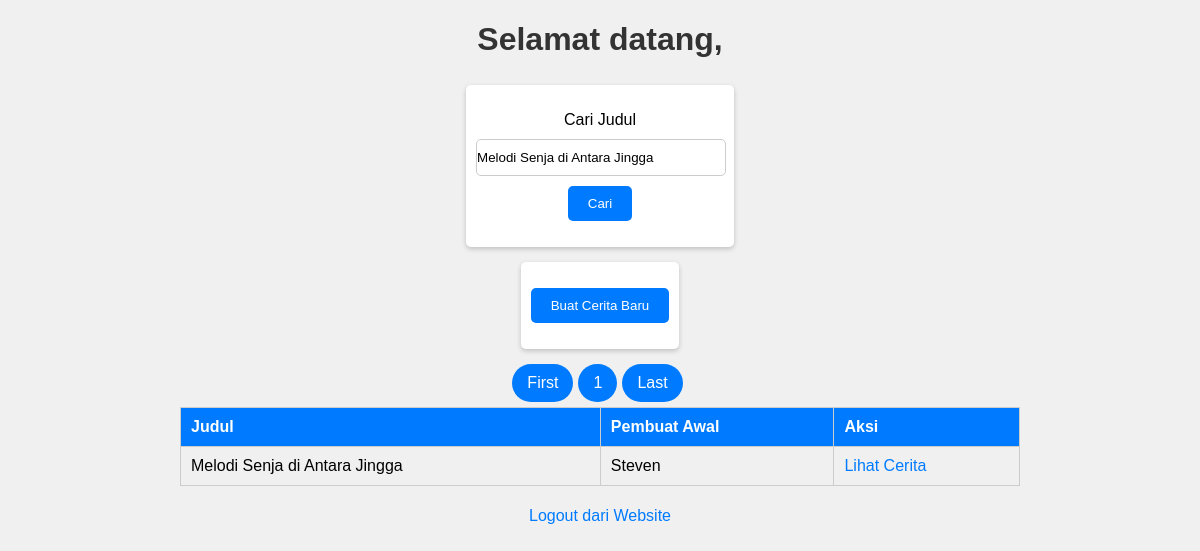
/homepage.php?judul=Melodi Senja di Antara Jingga, run on the app's committed database.
### tables this page shows
CREATE TABLE `cerita` (
  `idcerita` int(11) NOT NULL AUTO_INCREMENT,
  `judul` varchar(100) DEFAULT NULL,
  `iduser_pembuat_awal` varchar(40) NOT NULL,
  PRIMARY KEY (`idcerita`),
  KEY `fk_cerita_users_idx` (`iduser_pembuat_awal`),
  CONSTRAINT `fk_cerita_users` FOREIGN KEY (`iduser_pembuat_awal`) REFERENCES `users` (`iduser`) ON DELETE NO ACTION ON UPDATE NO ACTION
);

CREATE TABLE `users` (
  `iduser` varchar(40) NOT NULL,
  `nama` varchar(45) DEFAULT NULL,
  `password` varchar(100) DEFAULT NULL,
  `salt` varchar(10) DEFAULT NULL,
  PRIMARY KEY (`iduser`)
);

### class/koneksi.php (called while the page is built, shortened)
<?php
    class Koneksi {
        public function __construct() {
            $this->conn = new mysqli("localhost", "root", "", "project_uts_fsp");
        }
    }
?>

### class/cerita.php (called while the page is built, shortened)
<?php
    require_once("koneksi.php");
    class Cerita extends Koneksi {
        public function getCerita($search="%") {
            $sql = "SELECT * FROM cerita c INNER JOIN users u ON c.iduser_pembuat_awal=u.iduser WHERE judul LIKE ?";
            $stmt = $this->conn->prepare($sql);
            $stmt->bind_param("s", $search);
            $stmt->execute();
            $result = $stmt->get_result();
            return $result;
        }
        public function getCeritaLimit($search="%", $start=0, $perpage=10) {
            $sql = "SELECT * FROM cerita c INNER JOIN users u ON c.iduser_pembuat_awal=u.iduser WHERE judul LIKE ? LIMIT ?, ?";
            $stmt = $this->conn->prepare($sql);
            $stmt->bind_param("sii", $search, $start, $perpage);
            $stmt->execute();
            $result = $stmt->get_result();
            return $result;
        }
    }
?>

### homepage.php (the view, shortened to what this page needs)
<?php
    require_once("class/users.php");
    require_once("class/cerita.php");
    if (isset($_SESSION)) {
        $nama = $_SESSION["nama"];
    } else {
    }
    if(isset($_GET["judul"])){
        $judul = $_GET["judul"];
    }
    else{
        $judul = "";
    }
    if (isset($_GET["judul"])) {
        $search = "%".$_GET["judul"]."%";
    } else {
        $search = "%";
    }
?>
<!DOCTYPE html>
<html lang="en">
<head>
</head>
<body>
    <h1>Selamat datang, <?php echo $nama; ?></h1>
    <form action="homepage.php" method="GET">
        <p>
            <label>Cari Judul</label>
            <input type='text' name='judul' value='<?php echo $judul; ?>'>
            <input type='submit' name='btncari' value='Cari'>
        </p>
    </form>
    <form action="cerita_baru.php" method="GET">
        <p><input type="submit" value="Buat Cerita Baru" name="btnbaru"></p>
    </form>
    <?php
        echo "<table border='1'>";
        echo "<tr>";
        echo "<th>Judul</th><th>Pembuat Awal</th><th>Aksi</th>";
        echo "</tr>";
        $cerita = new Cerita();
        $result = $cerita->getCerita($search);
        $perpage = 3;
        $total_data = $result->num_rows;
        $jumlah_page = ceil($total_data / $perpage);
        if(isset($_GET["p"])){
            $p = $_GET["p"];
        }
        else{
            $p = 1;
        }
        echo "<ul>";
        echo "<li" . ($p == 1 ? " class='active'" : "") . "><a class='page' href='homepage.php?p=1&judul=$judul'>First</a></li>";
        for($i=1;$i<=$jumlah_page;$i++){
            echo "<li" . ($p == $i ? " class='active'" : "") . "><a class='page' href='homepage.php?p=$i&judul=$judul'>$i</a></li>";
        }
        echo "<li" . ($p == $jumlah_page ? " class='active'" : "") . "><a class='page' href='homepage.php?p=$jumlah_page&judul=$judul'>Last</a></li>";
        echo "</ul>";
        $start = ($p-1) * $perpage;
        $result = $cerita->getCeritaLimit($search, $start, $perpage);
        while ($row = $result->fetch_assoc()) {
            $id_cerita = $row["idcerita"];
            echo "<tr>";
            echo "<td>".$row["judul"]."</td>";
            echo "<td>".$row["nama"]."</td>";
            echo "<td><a href='lihat_cerita.php?idcerita=$id_cerita'>Lihat Cerita</a></td>";
            echo "</tr>";
        }
        echo "</table>";
    ?>
    <p><a href="logout.php">Logout dari Website</a></p>
</body>
</html>

### homepage.php (style rules this page uses)
body { font-family: Arial, sans-serif; background-color: #f0f0f0; text-align: center; margin: 0; padding: 0; display: flex; flex-direction: column; justify-content: center; align-items: center; gap: 5px; }
h1 { color: #333; }
form { background: #fff; max-width: 300px; margin: 0 auto 10px auto; padding: 10px; border-radius: 5px; box-shadow: 0 2px 5px rgba(0, 0, 0, 0.2); display: flex; flex-direction: column; justify-content: center; align-items: center; }
label { display: block; margin-bottom: 10px; }
input[type="text"] { width: 100%; padding: 10px 0; margin-bottom: 10px; border: 1px solid #ccc; border-radius: 5px; }
input[type="submit"] { background: #007BFF; color: #fff; border: none; padding: 10px 20px; border-radius: 5px; cursor: pointer; }
ul { list-style-type: none; margin: 0; padding: 0; }
li { display: inline-block; background: #0056b3; padding: 10px 15px; border-radius: 50px; margin-right: 5px; cursor: pointer; }
li.active { background: #007BFF; color: #fff; }
table { width: 70%; border-collapse: collapse; border: 1px solid #ccc; justify-content: center; }
th, td { padding: 10px; text-align: left; border-bottom: 1px solid #ccc; }
th { background-color: #007BFF; color: #fff; }
.page { text-decoration: none; color: #fff; }
a { text-decoration: none; color: #007BFF; }

### data on the page
cerita: judul "Melodi Senja di Antara Jingga", iduser_pembuat_awal.nama "Steven"
